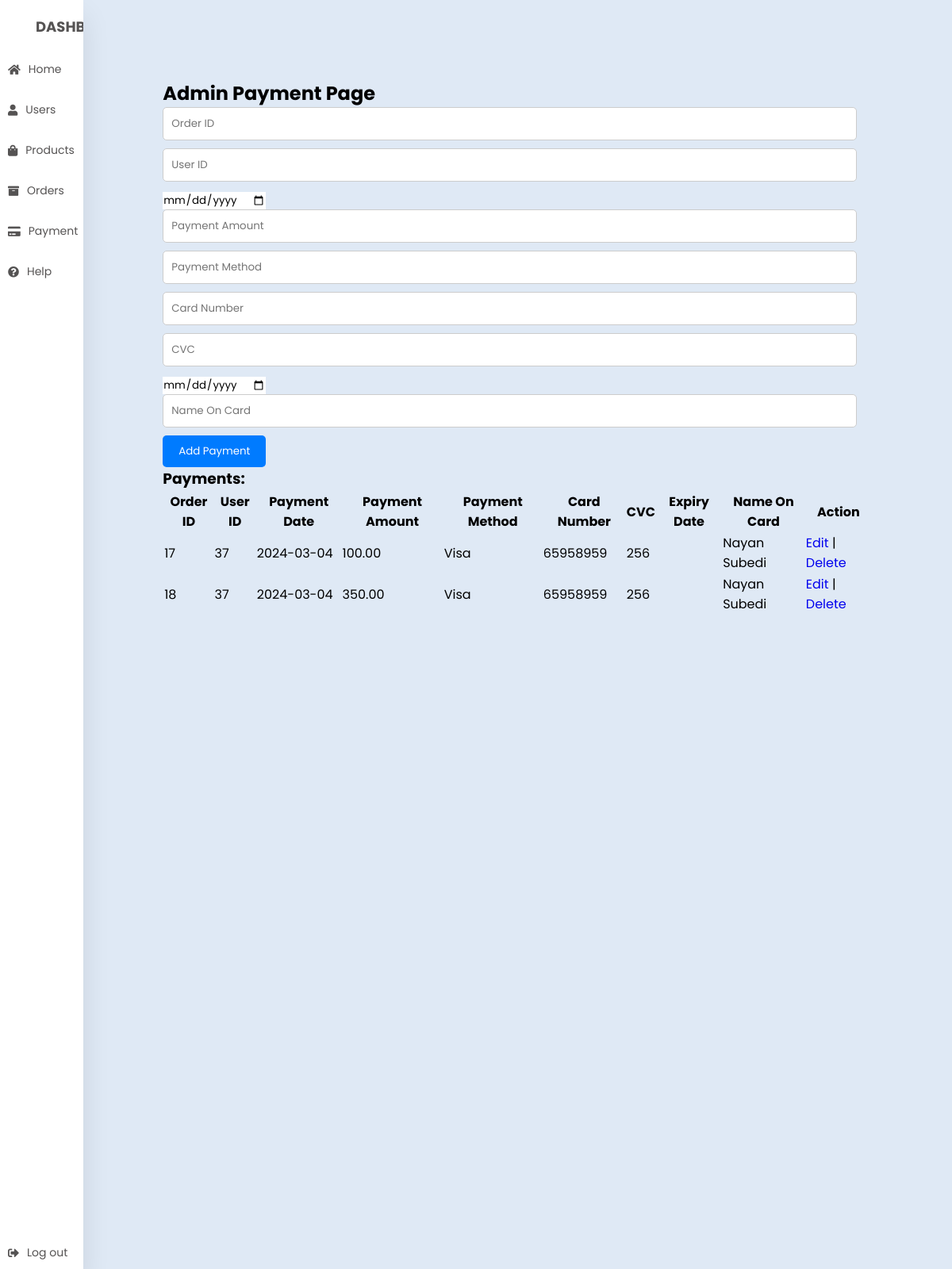
Page /admin/adminpayment.php on the committed database.
### tables this page shows
CREATE TABLE `payment` (
  `PaymentID` int(11) NOT NULL,
  `OrderID` int(11) NOT NULL,
  `UserID` int(11) NOT NULL,
  `PaymentDate` date NOT NULL,
  `PaymentAmount` decimal(10,2) NOT NULL,
  `PaymentMethod` varchar(50) NOT NULL,
  `CardNumber` varchar(255) NOT NULL,
  `Cvc` varchar(255) NOT NULL,
  `ExpiryDate` varchar(7) DEFAULT NULL,
  `NameOnCard` varchar(100) NOT NULL
);

### admin/adminpayment.php (the view, shortened to what this page needs)
<?php
include('../database/database.php');
function getPayments() {
    global $conn;
    $sql = "SELECT * FROM payment";
    $result = mysqli_query($conn, $sql);
    return $result;
}
?>
<!DOCTYPE html>
<html lang="en">
<head>
  <link rel="stylesheet" href="../styles/adminpayment.css" />
  <link rel="stylesheet" href="https://cdnjs.cloudflare.com/ajax/libs/font-awesome/5.15.4/css/all.min.css"/>
</head>
<body>
  <div class="container">
  <nav>
      <ul>
        <li><a href="admindashboard.php" class="logo">
          <span class="nav-item">DashBoard</span>
        </a></li>
        <li><a href="admindashboard.php">
          <i class="fas fa-home"></i>
          <span class="nav-item">Home</span>
        </a></li>
        <li><a href="adminusers.php">
          <i class="fas fa-user"></i>
          <span class="nav-item">Users</span>
        </a></li>
        <li><a href="adminproduct.php">
        <i class="fas fa-shopping-bag"></i>
          <span class="nav-item">Products</span>
        </a></li>
        <li><a href="adminorders.php">
          <i class="fas fa-archive"></i>
          <span class="nav-item">Orders</span>
        </a></li>
        <li><a href="adminpayment.php">
          <i class="fas fa-credit-card"></i>
          <span class="nav-item">Payment</span>
        </a></li>
        <li><a href="">
          <i class="fas fa-question-circle"></i>
          <span class="nav-item">Help</span>
        </a></li>
        <li><a href="login.php" class="logout">
          <i class="fas fa-sign-out-alt"></i>
          <span class="nav-item">Log out</span>
        </a></li>
      </ul>
    </nav>
    <div class="content">
      <h2>Admin Payment Page</h2>
      <form method="post">
          <input type="text" name="orderID" placeholder="Order ID" required>
          <input type="text" name="userID" placeholder="User ID" required>
          <input type="date" name="paymentDate" placeholder="Payment Date" required>
          <input type="text" name="paymentAmount" placeholder="Payment Amount" required>
          <input type="text" name="paymentMethod" placeholder="Payment Method" required>
          <input type="text" name="cardNumber" placeholder="Card Number" required>
          <input type="text" name="cvc" placeholder="CVC" required>
          <input type="date" name="expiryDate" placeholder="Expiry Date" required>
          <input type="text" name="nameOnCard" placeholder="Name On Card" required>
          <button type="submit" name="submit">Add Payment</button>
      </form>
      <h3>Payments:</h3>
      <table border="1">
          <tr>
              <th>Order ID</th>
              <th>User ID</th>
              <th>Payment Date</th>
              <th>Payment Amount</th>
              <th>Payment Method</th>
              <th>Card Number</th>
              <th>CVC</th>
              <th>Expiry Date</th>
              <th>Name On Card</th>
              <th>Action</th>
          </tr>
          <div class="payments">
          <?php
          $payments = getPayments();
          while($row = mysqli_fetch_assoc($payments)) {
              echo "<tr>";
              echo "<td>".$row['OrderID']."</td>";
              echo "<td>".$row['UserID']."</td>";
              echo "<td>".$row['PaymentDate']."</td>";
              echo "<td>".$row['PaymentAmount']."</td>";
              echo "<td>".$row['PaymentMethod']."</td>";
              echo "<td>".$row['CardNumber']."</td>";
              echo "<td>".$row['Cvc']."</td>";
              echo "<td>".$row['ExpiryDate']."</td>";
              echo "<td>".$row['NameOnCard']."</td>";
              echo "<td><a href='?edit=".$row['PaymentID']."'>Edit</a> | <a href='?delete=".$row['PaymentID']."'>Delete</a></td>";
              echo "</tr>";
          }
          ?>
      </table>
    </div>
  </div>
</body>
</html>

### styles/adminpayment.css (style rules this page uses)
* { margin: 0; padding: 0; outline: none; border: none; text-decoration: none; box-sizing: border-box; font-family: "Poppins", sans-serif; }
body { background: #dfe9f5; }
.container { display: flex; }
nav { position: relative; top: 0; bottom: 0; height: 200vh; left: 0; background: #fff; width: 280px; overflow: hidden; box-shadow: 0 20px 35px rgba(0, 0, 0, 0.1); }
.logo { text-align: center; display: flex; margin: 10px 0 0 10px; }
.logo span { font-weight: bold; padding-left: 15px; font-size: 18px; text-transform: uppercase; }
ul { list-style: none; padding: 0; }
nav ul li { margin: 10px 0; }
nav ul li a { display: flex; align-items: center; color: rgb(85, 83, 83); font-size: 14px; padding: 10px; }
.nav-item { margin-left: 10px; }
.logout { position: absolute; bottom: 0; }
.content { padding: 100px; border: 10px; }
input[type="text"], input[type="email"], input[type="password"] { width: calc(100% - 20px); padding: 10px; margin-bottom: 10px; border-radius: 5px; border: 1px solid #ccc; }
button { padding: 10px 20px; background: #007bff; color: #fff; border: none; border-radius: 5px; cursor: pointer; }

### rows in the picture
payment: OrderID "17", UserID "37", PaymentDate "2024-03-04", PaymentAmount "100.00", PaymentMethod "Visa", CardNumber "65958959", Cvc "256", NameOnCard "Nayan Subedi"
payment: OrderID "18", UserID "37", PaymentDate "2024-03-04", PaymentAmount "350.00", PaymentMethod "Visa", CardNumber "65958959", Cvc "256", NameOnCard "Nayan Subedi"
